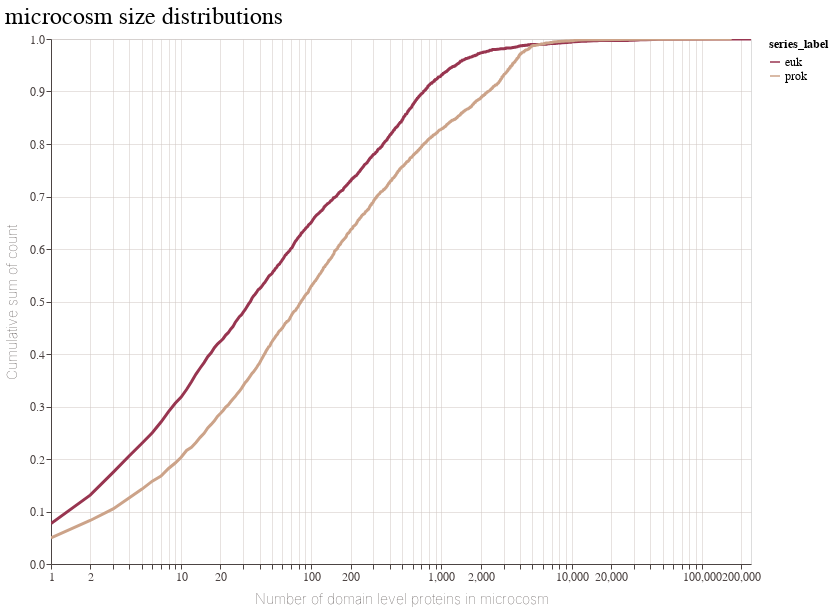

Source (notebook cell):
### Code cell
plot1, data1 = plot_cumsum_counts(df_resolve_euk.EC.value_counts(), title='euk', plot_type='default')
plot2, data2 = plot_cumsum_counts(df_resolve_prok.EC.value_counts(), title='prok', plot_type='default')
all_data = pd.concat([data1, data2])
plot, data = plot_cumsum_counts(all_data, formatted_data=True, title='microcosm size distributions', plot_type='default', x_label = "Number of domain level proteins in microcosm")
plot

### Figure 1 — Vega-Lite specification as saved in the notebook (floating-point values rounded to 4 significant figures; data arrays with more than 128 entries replaced by an {"elided": "..."} marker saying what was removed)
{"config": {"view": {"width": 700, "height": 525}, "title": {"fontSize": 24, "font": "Nunito", "fontWeight": 400, "anchor": "start", "color": "#000000"}, "axisX": {"domain": true, "domainColor": "#4c4443", "domainWidth": 1, "grid": true, "gridColor": "#cec5c1", "gridWidth": 0.5, "labelFont": "NanumGothic", "labelFontSize": 12, "labelColor": "#4c4443", "labelAngle": 0, "labelFlush": false, "tickColor": "#4c4443", "tickSize": 5, "titleFont": "NanumGothic", "titleFontWeight": 100, "titleColor": "#4c4443", "titleFontSize": 14, "titlePadding": 10}, "axisY": {"domain": true, "domainColor": "#4c4443", "domainWidth": 1, "grid": true, "gridColor": "#cec5c1", "gridWidth": 0.5, "labelFont": "NanumGothic", "labelFontSize": 12, "labelColor": "#4c4443", "labelAngle": 0, "tickColor": "#4c4443", "tickSize": 5, "titleFont": "NanumGothic", "titleFontWeight": 100, "titleColor": "#4c4443", "titleFontSize": 14, "titlePadding": 10}, "header": {"labelFont": "NanumGothic", "labelFontSize": 16, "titleFont": "NanumGothic", "titleFontSize": 16}, "range": {"category": ["#983550", "#cca389", "#c4ced4", "#6276ba", "#b25652", "#d8c7be", "#95b5c7", "#5e51ad", "#c27c63", "#e2d9e2", "#7297c1"], "diverging": ["#983550", "#cca389", "#c4ced4", "#6276ba", "#b25652", "#d8c7be", "#95b5c7", "#5e51ad", "#c27c63", "#e2d9e2", "#7297c1"], "sequential": ["#983550", "#cca389", "#c4ced4", "#6276ba", "#b25652", "#d8c7be", "#95b5c7", "#5e51ad", "#c27c63", "#e2d9e2", "#7297c1"]}, "legend": {"labelFont": "NanumGothic", "labelFontSize": 12, "symbolSize": 100, "titleFont": "NanumGothic", "titleFontSize": 12}, "area": {"fill": "#d8c7be"}, "circle": {"fill": "#d8c7be", "size": 40, "opacity": 1, "strokeWidth": 0.2, "stroke": "#4c4443", "scheme": "category20b"}, "line": {"color": "#d8c7be", "stroke": "#d8c7be", "strokeWidth": 1.5}, "trail": {"color": "#d8c7be", "stroke": "#d8c7be", "strokeWidth": 0, "size": 1}, "path": {"stroke": "#d8c7be", "strokeWidth": 0.5}, "point": {"color": "#d8c7be", "size": 40, "strokeWidth": 0.5}, "text": {"font": "NanumGothic", "color": "#d8c7be", "fontSize": 11, "align": "right", "size": 14}, "rule": {"color": "#b3aaa7"}, "bar": {"binSpacing": 1, "continuousBandSize": 10, "fill": "#d8c7be", "stroke": false}, "tick": {"color": "#d8c7be"}}, "layer": [{"mark": {"type": "line", "color": "#c4ced4", "strokeWidth": 3}, "encoding": {"color": {"field": "series_label", "type": "nominal"}, "tooltip": [{"field": "series_label", "type": "nominal"}, {"field": "Number of domain level proteins in microcosm", "type": "quantitative"}, {"field": "count", "type": "quantitative"}, {"field": "frac_cumsum", "type": "quantitative"}], "x": {"field": "Number of domain level proteins in microcosm", "scale": {"domain": [1, 238600.0], "type": "log"}, "title": "Number of domain level proteins in microcosm", "type": "quantitative"}, "y": {"axis": {"labelAlign": "right"}, "field": "frac_cumsum", "scale": {"domain": [0, 1]}, "title": "Cumulative sum of count", "type": "quantitative"}}, "name": "view_4", "title": "microcosm size distributions"}], "data": {"name": "data-440057dc0c8f86c369989caad437cf88"}, "params": [{"name": "param_8", "select": {"type": "interval", "encodings": ["x", "y"]}, "bind": "scales", "views": ["view_4"]}], "resolve": {"scale": {"y": "independent"}}, "$schema": "https://vega.github.io/schema/vega-lite/v5.17.0.json", "datasets": {"data-440057dc0c8f86c369989caad437cf88": {"elided": "2258 records"}}}
